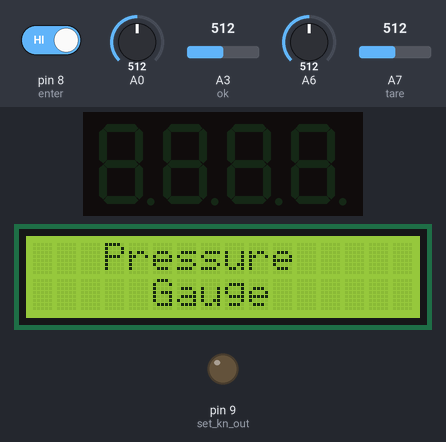
The sketch below on a simulated Arduino Nano, built with avr-gcc and run on an emulated ATmega328P. On the bench: 4-digit seven-segment display, 16×2 character LCD, output pins drawn as LEDs (lit = HIGH). The test bench sets the inputs (shaded band); at power-on: A3 (ok) = 512, pin 8 (enter) HIGH, A0 = 512, A6 = 512, A7 (tare) = 512. EEPROM starts erased.

Above: at 2.2 s.
At 4.3 s:
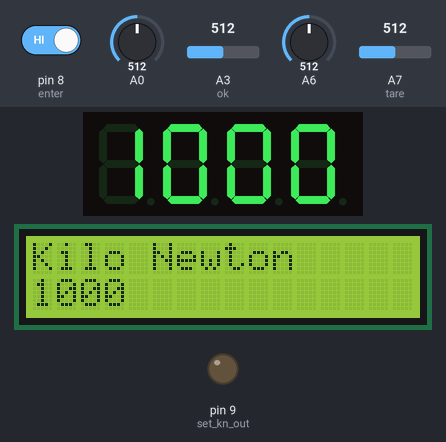
4.4 s: A3 (ok) set to 105
6.5 s: A3 (ok) set to 93
At 8.8 s:
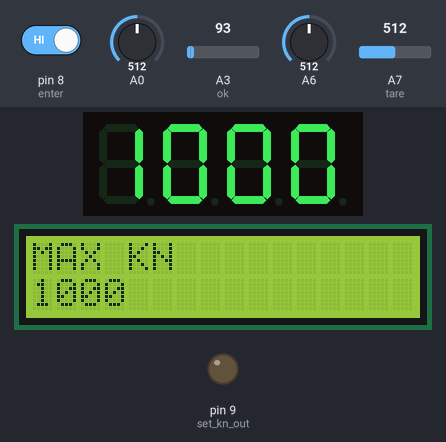
9.7 s: pin 8 (enter) driven LOW
At 14.28 s:
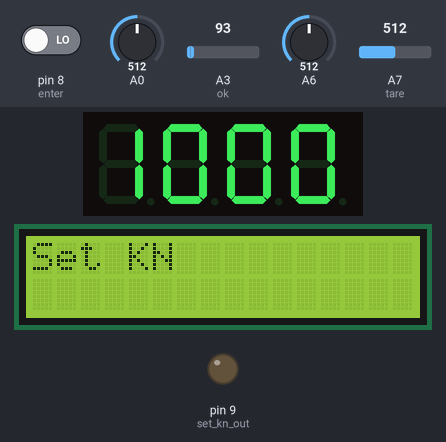
Timing chart, 0 to 15.8 s (numbered marks = the images above; inputs shaded):
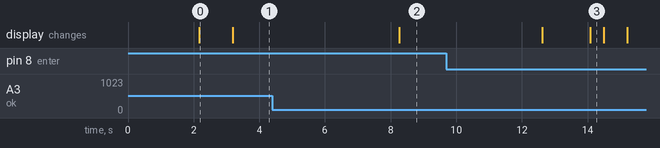

The sketch:

KN_sevseg.ino
```cpp
#include <EEPROM.h>
#include <Wire.h>
#include <LiquidCrystal_I2C.h>
LiquidCrystal_I2C lcd(0x27, 16, 2); // set the LCD address to 0x27 for a 16 chars and 2 line display

#include <SevSeg.h>

SevSeg sevseg;

//connect to GND
#define up A1
#define down A2
#define ok A3         //max kn shown
#define set_kn_out 9
#define enter 8
#define tare A7                  // zero all kn and bar

int old_set = 0;
int set_val = 0;
int pressure_kn = 0, prev_kn = 0, set_kn = 0;
int gain = 0; //change this to adjust gain
int tmr = 0; //tare function
int sensorVal = 0;

void setup() {
  byte two = EEPROM.read(201);
  byte one = EEPROM.read(202);
  int saving = ((two << 0) & 0xFFFFFF) + ((one << 8) & 0xFFFFFFFF);
  set_kn = saving;

  byte numDigits = 4;
  byte digitPins[] = {7, 0, 1, 2};
  byte segmentPins[] = {3, 4, 5, 6, 10, 11, 12, 13};
  bool resistorsOnSegments = false; // 'false' means resistors are on digit pins
  byte hardwareConfig = P_TRANSISTORS; // See README.md for options
  bool updateWithDelays = false; // Default 'false' is Recommended
  bool leadingZeros = false; // Use 'true' if you'd like to keep the leading zeros
  bool disableDecPoint = false; // Use 'true' if your decimal point doesn't exist or isn't connected

  sevseg.begin(hardwareConfig, numDigits, digitPins, segmentPins, resistorsOnSegments,
               updateWithDelays, leadingZeros, disableDecPoint);
  sevseg.setBrightness(90);

  lcd.init();
  pinMode(ok, INPUT_PULLUP);
  pinMode(A0, INPUT);
  pinMode(A6, INPUT);
  pinMode(tare, INPUT_PULLUP);
  pinMode(enter, INPUT_PULLUP);
  pinMode(set_kn_out, OUTPUT);

  lcd.backlight();
  lcd.clear();
  lcd.setCursor(0, 1);
  lcd.print("Made by GAGAN");
  delay(2000);

  lcd.begin(16, 2);
  lcd.setCursor(0, 0);
  lcd.print("   Pressure ");
  lcd.setCursor(0, 1);
  lcd.print("     Gauge  ");
  delay(1000);


  lcd.clear();
  lcd.setCursor(0, 0);
  lcd.print("Kilo Newton");
}

void loop() {
  if (analogRead(tare) < 1) {
    delay(150);
    lcd.clear();
    lcd.setCursor(0, 0);
    lcd.print("TARE....");
    tmr = pressure_kn;
    delay(1000);
    lcd.clear();
    lcd.setCursor(0, 0);
    lcd.print("Kilo Newton");
  }

  prev_kn = pressure_kn;
  sensorVal = analogRead(A0);

  pressure_kn = map(sensorVal, 0, 1024, 0, 1000);

  sensorVal = analogRead(A6);
  pressure_kn = pressure_kn + map(sensorVal, 0, 1024, 0, 1000);
  pressure_kn = (pressure_kn + gain) - tmr;

  if (digitalRead(enter) == LOW) {
    lcd.clear();
    lcd.print("Set KN");
    delay(300);
    old_set = 0;
    while (digitalRead(enter) != LOW) {
      old_set = set_kn;
      if (set_kn > 2000 || set_kn < 0) {
        set_kn = 0;
      }
      if (digitalRead(up) == LOW && set_kn < 2000) {
        delay(50);
        set_kn = set_kn + 1;
      }
      if (digitalRead(down) == LOW && set_kn > 0) {
        delay(50);
        set_kn = set_kn - 1;;
      }
      clearing(old_set, set_kn);
      lcd.setCursor(0, 1);
      lcd.print(set_kn);
    }
    //add to eeprom;
    int save = set_kn;
    byte two = (save & 0xFF);
    byte one = ((save >> 8) & 0xFF);
    EEPROM.write(201, two);
    EEPROM.write(202, one);
    delay(100);
    lcd.clear();
    lcd.setCursor(0, 0);
    lcd.print("Kilo Newton");
  }

  if (pressure_kn >= set_kn) {
    digitalWrite(set_kn_out, LOW);
  }
  else {
    digitalWrite(set_kn_out, HIGH);
  }

  if (analogRead(ok) < 100) {
    delay(700);
    lcd.clear();
    lcd.setCursor(0, 0);
    lcd.print("MAX KN");
    lcd.setCursor(0, 1);
    lcd.print(set_val);
    for (int v = 0; v < 3000; v++) {
      sevseg.setNumber(set_val);
      sevseg.refreshDisplay();
      delay(1);
    }
    lcd.clear();
    lcd.setCursor(0, 0);
    lcd.print("Kilo Newton");
  }

  if (set_val < pressure_kn) {
    set_val = pressure_kn;
  }

  lcd_clear(pressure_kn, prev_kn);
  lcd.setCursor(0, 1);
  lcd.print(pressure_kn);

  for (int v = 0; v < 1000; v++) {
    sevseg.setNumber(pressure_kn);
    sevseg.refreshDisplay();
    delay(1);
  }
}

void lcd_clear(int f, int prev_f) {
  if ((f < 10 && prev_f >= 10) || (f < 100 && prev_f >= 100) || (f < 1000 && prev_f >= 1000)) {
    lcd.clear();
    lcd.setCursor(0, 0);
    lcd.print("Kilo Newton");
  }
}

void clearing(int old, int not_old) {
  if ((old >= 10 && not_old < 10) || (old >= 100 && not_old < 100) || (old >= 1000 && not_old < 1000)) {
    lcd.clear();
    lcd.setCursor(0, 0);
    lcd.print("Set KN");
  }
}
```

Measured:
- the behaviour switches between 100 and 99 on A3 (ok) (found by bisection; images 1 and 2)
- after the input at 4.4 s, every drawn part: stays the same
- after the input at 6.5 s, the display: changes after 1.8 s (image 2)
- after the input at 9.7 s, the display: first differs from a run without the input after 4.4 s (image 3)
- what the display in image 0 shows lasts 1.0 s, from 2.2 s to 3.2 s
- what the display in image 3 shows lasts 0.4 s, from 14.1 s to 14.5 s
